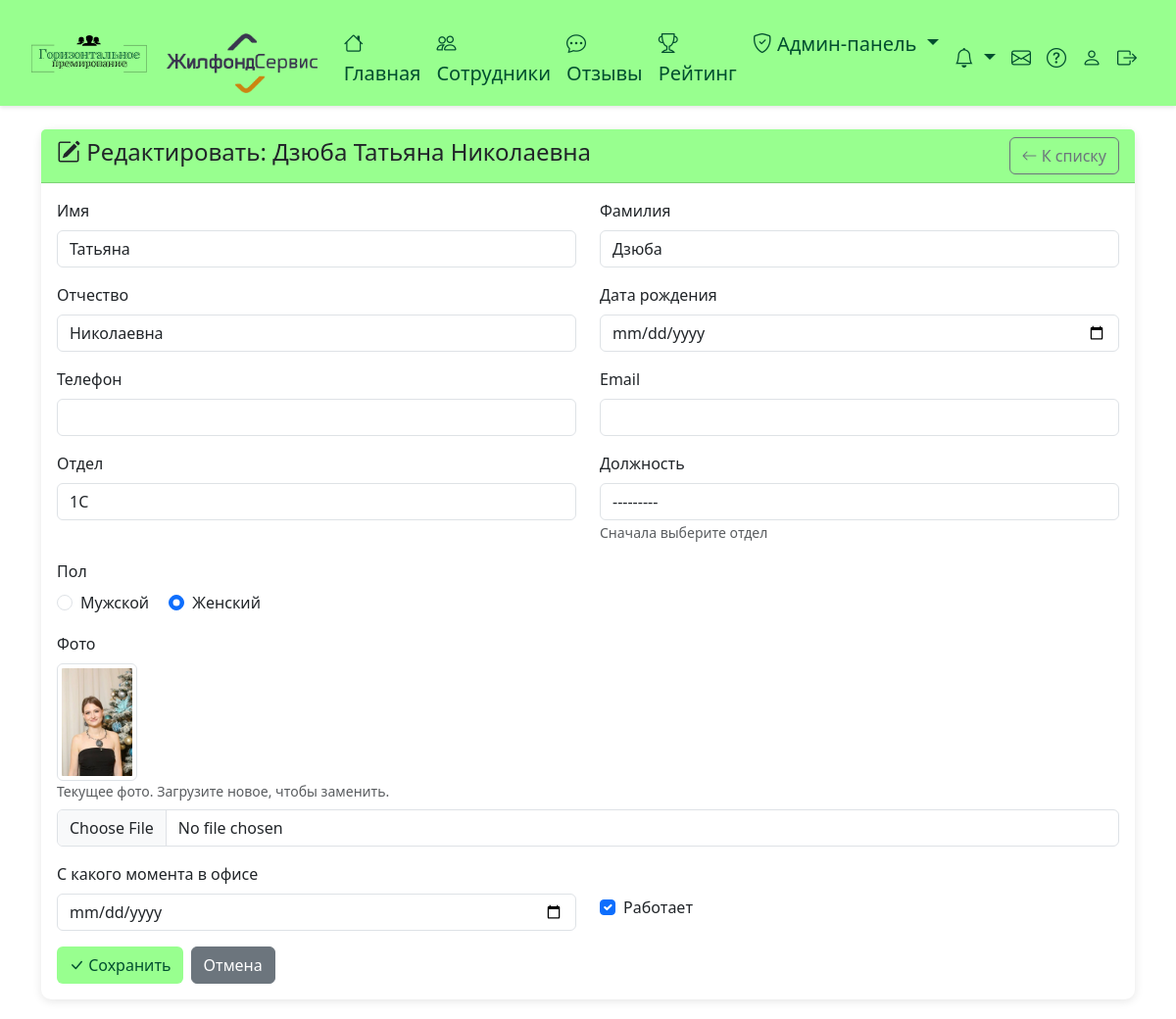
Page /app-admin/staff/42/edit/ (signed in) on the committed database.
### employees/models.py (models this page shows, shortened)
class SystemSettings(models.Model):
    monthly_bonus_amount = models.DecimalField(max_digits=10, decimal_places=2, default=1000.00, verbose_name='Сумма бонусных рублей на месяц')
    company_logo = models.ImageField(upload_to='company_logos/', blank=True, null=True, verbose_name='Логотип компании')
    class Meta:
        verbose_name = 'Настройка системы'
        verbose_name_plural = 'Настройки системы'
    @classmethod
    def get_settings(cls):
        settings, created = cls.objects.get_or_create(pk=1)
        return settings

class StaffMember(models.Model):
    GENDER_CHOICES = [
        ('M', 'Мужской'),
        ('F', 'Женский'),
    ]
    phone_regex = RegexValidator(
        regex=r'^\+?1?\d{9,15}$',
        message="Номер телефона должен быть в формате: '+999999999'. До 15 цифр."
    )
    first_name = models.CharField(max_length=150, verbose_name='Имя')
    last_name = models.CharField(max_length=150, verbose_name='Фамилия')
    middle_name = models.CharField(max_length=150, blank=True, verbose_name='Отчество')
    phone = models.CharField(validators=[phone_regex], max_length=17, blank=True, null=True, verbose_name='Телефон')
    email = models.EmailField(blank=True, null=True, verbose_name='Email')
    birth_date = models.DateField(null=True, blank=True, verbose_name='Дата рождения')
    department = models.ForeignKey(Department, on_delete=models.SET_NULL, null=True, blank=True, verbose_name='Отдел')
    position = models.ForeignKey(Position, on_delete=models.SET_NULL, null=True, blank=True, verbose_name='Должность')
    gender = models.CharField(max_length=1, choices=GENDER_CHOICES, null=True, blank=True, verbose_name='Пол')
    photo = models.ImageField(upload_to='staff_photos/', blank=True, null=True, verbose_name='Фото')
    office_start_date = models.DateField(verbose_name='С какого момента в офисе', default=timezone.now)
    is_active = models.BooleanField(default=True, verbose_name='Работает')
    employee_profile = models.OneToOneField(Employee, on_delete=models.SET_NULL, null=True, blank=True, related_name='staff_profile', verbose_name='Профиль в системе')
    participates_in_bonus = models.BooleanField(default=True, verbose_name='Участвует в системе премирования')
    class Meta:
        verbose_name = 'Сотрудник компании'
        verbose_name_plural = 'Сотрудники компании'
        ordering = ['last_name', 'first_name']
    def get_full_name(self):
        return f"{self.last_name} {self.first_name} {self.middle_name}".strip()

### employees/views.py (the view)
# urls.py: path('app-admin/staff/<int:staff_id>/edit/', views.admin_staff_edit_view, name='admin_staff_edit'),
@login_required
def admin_staff_edit_view(request, staff_id):
    if not request.user.is_admin:
        messages.error(request, 'У вас нет прав доступа')
        return redirect('home')
    staff_member = get_object_or_404(StaffMember, id=staff_id)
    if request.method == 'POST':
        form = StaffMemberForm(request.POST, request.FILES, instance=staff_member)
        if form.is_valid():
            form.save()
            messages.success(request, 'Данные сотрудника обновлены!')
            return redirect('admin_staff_manage')
    else:
        form = StaffMemberForm(instance=staff_member)
    context = {
        'form': form,
        'staff_member': staff_member,
    }
    return render(request, 'employees/admin_staff_edit.html', context)

### employees/context_processors.py (called while the page is built)
def notifications_count(request):
    if request.user.is_authenticated:
        unread_count = Notification.objects.filter(user=request.user, is_read=False).count()
        notifications = Notification.objects.filter(user=request.user).order_by('-created_at')[:10]
        new_support_requests_count = 0
        if request.user.is_admin:
            new_support_requests_count = SupportRequest.objects.filter(status=SupportRequest.STATUS_NEW).count()
        return {
            'unread_notifications_count': unread_count,
            'notifications_list': notifications,
            'new_support_requests_count': new_support_requests_count,
        }
    return {
        'unread_notifications_count': 0,
        'notifications_list': [],
        'new_support_requests_count': 0,
    }

### employees/models.py (called while the page is built)
    def __str__(self):
        return self.name

    def __str__(self):
        return self.name

### employees/templatetags/employees_tags.py (called while the page is built)
@register.simple_tag
def get_system_settings():
    return SystemSettings.get_settings()

### templates/employees/admin_staff_edit.html (shortened to what this page needs)
{% extends 'base.html' %}
{% block content %}
<div class="card">
    <div class="card-header d-flex justify-content-between align-items-center">
        <h4><i class="bi bi-pencil-square"></i> Редактировать: {{ staff_member.get_full_name }}</h4>
        <a href="{% url 'admin_staff_manage' %}" class="btn btn-outline-secondary">
            <i class="bi bi-arrow-left"></i> К списку
        </a>
    </div>
    <div class="card-body">
        <form method="post" enctype="multipart/form-data" id="staffForm">
            <div class="row">
                <div class="col-md-6 mb-3">
                    <label class="form-label">{{ form.first_name.label }}</label>
                    {{ form.first_name }}
                </div>
                <div class="col-md-6 mb-3">
                    <label class="form-label">{{ form.last_name.label }}</label>
                    {{ form.last_name }}
                </div>
            </div>
            <div class="row">
                <div class="col-md-6 mb-3">
                    <label class="form-label">{{ form.middle_name.label }}</label>
                    {{ form.middle_name }}
                </div>
                <div class="col-md-6 mb-3">
                    <label class="form-label">{{ form.birth_date.label }}</label>
                    {{ form.birth_date }}
                </div>
            </div>
            <div class="row">
                <div class="col-md-6 mb-3">
                    <label class="form-label">{{ form.phone.label }}</label>
                    {{ form.phone }}
                </div>
                <div class="col-md-6 mb-3">
                    <label class="form-label">{{ form.email.label }}</label>
                    {{ form.email }}
                </div>
            </div>
            <div class="row">
                <div class="col-md-6 mb-3">
                    <label class="form-label">{{ form.department.label }}</label>
                    {{ form.department }}
                </div>
                <div class="col-md-6 mb-3">
                    <label class="form-label">{{ form.position.label }}</label>
                    {{ form.position }}
                    <small class="form-text text-muted">Сначала выберите отдел</small>
                </div>
            </div>
            <div class="mb-3">
                <label class="form-label d-block">{{ form.gender.label }}</label>
                <div>
                    {% for choice in form.gender %}
                        <div class="form-check form-check-inline">
                            {{ choice.tag }}
                            <label class="form-check-label" for="{{ choice.id_for_label }}">
                                {{ choice.choice_label }}
                            </label>
                        </div>
                    {% endfor %}
                </div>
            </div>
            <div class="mb-3">
                <label class="form-label">{{ form.photo.label }}</label>
                {% if staff_member.photo %}
                    <div class="mb-2">
                        <img src="{{ staff_member.photo.url }}" alt="Фото" class="img-thumbnail" style="max-height: 120px;">
                        <small class="text-muted d-block">Текущее фото. Загрузите новое, чтобы заменить.</small>
                    </div>
                {% endif %}
                {{ form.photo }}
            </div>
            <div class="row">
                <div class="col-md-6 mb-3">
                    <label class="form-label">{{ form.office_start_date.label }}</label>
                    {{ form.office_start_date }}
                </div>
                <div class="col-md-6 mb-3 d-flex align-items-center">
                    <div class="form-check mt-4">
                        {{ form.is_active }}
                        <label class="form-check-label" for="{{ form.is_active.id_for_label }}">
                            {{ form.is_active.label }}
                        </label>
                    </div>
                </div>
            </div>
            <div class="d-flex gap-2">
                <button type="submit" class="btn btn-primary">
                    <i class="bi bi-check-lg"></i> Сохранить
                </button>
                <a href="{% url 'admin_staff_manage' %}" class="btn btn-secondary">Отмена</a>
            </div>
        </form>
    </div>
</div>
{% endblock %}

### templates/base.html (shortened to what this page needs)
<!DOCTYPE html>
<html lang="ru">
<head>
    <link href="https://cdn.jsdelivr.net/npm/bootstrap@5.3.0/dist/css/bootstrap.min.css" rel="stylesheet">
    <link rel="stylesheet" href="https://cdn.jsdelivr.net/npm/bootstrap-icons@1.11.0/font/bootstrap-icons.css">
</head>
<body>
    {% if user.is_authenticated %}
    <nav class="navbar navbar-expand-lg navbar-dark">
        <div class="container-fluid">
            <a class="navbar-brand" href="{% url 'home' %}" style="margin-left: 20px;">
                <div style="display: flex; align-items: center; gap: 10px; ">
                <img src="/media/logo1.svg" width="40%" style="vertical-align: middle; ">
                {% load static %}
                {% load employees_tags %}
                {% get_system_settings as settings %}
                {% if settings.company_logo %}
                    <img src="{{ settings.company_logo.url }}" height="61" style="margin-left: 10px; vertical-align: middle; margin-top: 23px;">
                {% endif %}
                </div>
            </a>
            <div class="collapse navbar-collapse" id="navbarNav">
                <ul class="navbar-nav me-auto">
                    <li class="nav-item">
                        <a class="nav-link" href="{% url 'home' %}"><i class="bi bi-house"></i> Главная</a>
                    </li>
                    <li class="nav-item">
                        <a class="nav-link" href="{% url 'employees_list' %}"><i class="bi bi-people"></i> Сотрудники</a>
                    </li>
                    <li class="nav-item">
                        <a class="nav-link" href="{% url 'reviews_list' %}"><i class="bi bi-chat-dots"></i> Отзывы</a>
                    </li>
                    <li class="nav-item">
                        <a class="nav-link" href="{% url 'rating' %}"><i class="bi bi-trophy"></i> Рейтинг</a>
                    </li>
                    {% if user.is_admin %}
                    <li class="nav-item dropdown">
                        <a class="nav-link dropdown-toggle" href="#" id="adminDropdown" role="button" data-bs-toggle="dropdown">
                            <i class="bi bi-shield-check"></i> Админ-панель
                        </a>
                    </li>
                    {% endif %}
                </ul>
                <ul class="navbar-nav">
                    <li class="nav-item dropdown">
                        <a class="nav-link dropdown-toggle position-relative" href="#" id="notificationsDropdown" role="button" data-bs-toggle="dropdown" aria-expanded="false">
                            <i class="bi bi-bell"></i>
                        </a>
                    </li>
                    <li class="nav-item">
                        {% if user.is_admin %}
                        <a class="nav-link position-relative" href="{% url 'admin_support_requests' %}" title="Обращения сотрудников">
                            <i class="bi bi-envelope"></i>
                        </a>
                        {% endif %}
                    </li>
                    <li class="nav-item">
                        {% if user.is_admin %}
                        <a class="nav-link" href="/media/Instruction_admin.pdf" target="_blank" title="Инструкция для администратора">
                            <i class="bi bi-question-circle"></i>
                        </a>
                        {% else %}
                        <a class="nav-link" href="{% url 'support_help' %}" title="Инструкция и обращения в поддержку">
                            <i class="bi bi-question-circle"></i>
                        </a>
                        {% endif %}
                    </li>
                    <li class="nav-item">
                        <a class="nav-link" href="{% url 'profile' %}" ><i class="bi bi-person"></i> </a>
                    </li>
                    <li class="nav-item">
                        <a class="nav-link" href="{% url 'logout' %}" style="margin-right: 20px;"><i class="bi bi-box-arrow-right"></i> </a>
                    </li>
                </ul>
            </div>
        </div>
    </nav>
    {% endif %}
    <div class="{% block content_container_class %}container{% endblock %} mt-4">
        {% block content %}{% endblock %}
    </div>
</body>
</html>

### templates/base.html (style rules this page uses)
body { background-image: #fff; }
.navbar { background: linear-gradient(rgba(152, 255, 143, 1), rgba(152, 255, 143, 1) 100%, rgba(173, 250, 166, 1) 0%); box-shadow: 0 2px 4px rgba(0,0,0,0.1); position: sticky; top: 0; z-index: 1000; }
body { padding-top: 0; }
.navbar-brand, .nav-link { color: rgba(0, 79, 47, 1) !important; padding-top: 3px; border: 3px; }
.nav-item { font-size: 20px; color: rgba(0, 79, 47, 1); font-weight: medium; margin-top: 16px; }
.card { border: none; border-radius: 10px; box-shadow: 0 2px 10px rgba(0,0,0,0.1); margin-bottom: 20px; }
.card-header { background: linear-gradient(rgba(152, 255, 143, 1), rgba(152, 255, 143, 1) 100%, rgba(173, 250, 166, 1) 0%); color: rgba(0, 79, 47, 1) border-radius: 10px 10px 0 0 !important; }
.btn-primary { background: linear-gradient(rgba(152, 255, 143, 1), rgba(152, 255, 143, 1) 100%, rgba(173, 250, 166, 1) 0%); border: none; color: rgba(0, 79, 47, 1); }

### rows in the picture
SystemSettings: company_logo (picture)
StaffMember: get_full_name "Дзюба Татьяна Николаевна", first_name "Татьяна", last_name "Дзюба", middle_name "Николаевна", department "1С", position "---------", photo (picture), is_active "☑"

### other values in the picture
{{ choice.choice_label }} "Мужской" "Женский"
